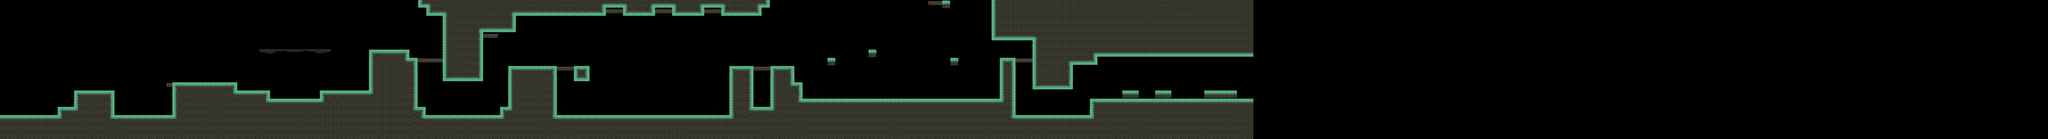

This is a level from a 2D game, rendered from its Tiled map with the project's own tilesets. A one-line summary and the map file follow, with tile-layer data summarised:
An orthogonal 250x17 tile map with 64x64 px tiles, 2 tile layers (platforms, Ground), 3 tilesets.

<map version="1.2" tiledversion="1.2.2" orientation="orthogonal" renderorder="right-down" width="250" height="17" tilewidth="64" tileheight="64" infinite="0" nextlayerid="4" nextobjectid="1">
 <tileset firstgid="1" source="Ground in Game.tsx" />
 <tileset firstgid="43" source="Platforms in Game.tsx" />
 <tileset firstgid="155" source="Thorn Bush.tsx" />
 <layer id="2" name="platforms" width="250" height="17">
  <data>[4250 cells, 46 non-empty, 13 distinct tile ids]</data>
 </layer>
 <layer id="1" name="Ground" width="250" height="17">
  <data>[4250 cells, 1160 non-empty, 18 distinct tile ids]</data>
 </layer>
</map>
